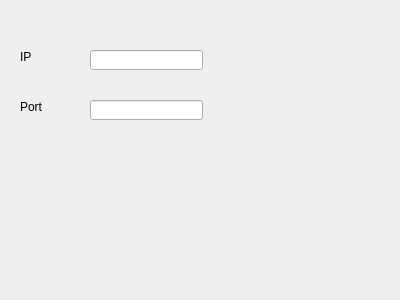
<?xml version="1.0" encoding="UTF-8"?>
<ui version="4.0">
 <class>MainWindow</class>
 <widget class="QMainWindow" name="MainWindow">
  <property name="geometry">
   <rect>
    <x>0</x>
    <y>0</y>
    <width>400</width>
    <height>300</height>
   </rect>
  </property>
  <property name="windowTitle">
   <string>MainWindow</string>
  </property>
  <widget class="QWidget" name="centralWidget">
   <widget class="QLineEdit" name="lineEdit">
    <property name="geometry">
     <rect>
      <x>90</x>
      <y>50</y>
      <width>113</width>
      <height>20</height>
     </rect>
    </property>
   </widget>
   <widget class="QLineEdit" name="lineEdit_2">
    <property name="geometry">
     <rect>
      <x>90</x>
      <y>100</y>
      <width>113</width>
      <height>20</height>
     </rect>
    </property>
   </widget>
   <widget class="QLabel" name="label">
    <property name="geometry">
     <rect>
      <x>20</x>
      <y>50</y>
      <width>47</width>
      <height>13</height>
     </rect>
    </property>
    <property name="text">
     <string>IP</string>
    </property>
   </widget>
   <widget class="QLabel" name="label_2">
    <property name="geometry">
     <rect>
      <x>20</x>
      <y>100</y>
      <width>47</width>
      <height>13</height>
     </rect>
    </property>
    <property name="text">
     <string>Port</string>
    </property>
   </widget>
  </widget>
  <widget class="QMenuBar" name="menuBar">
   <property name="geometry">
    <rect>
     <x>0</x>
     <y>0</y>
     <width>400</width>
     <height>18</height>
    </rect>
   </property>
  </widget>
 </widget>
 <layoutdefault spacing="6" margin="11"/>
 <resources/>
 <connections/>
</ui>
